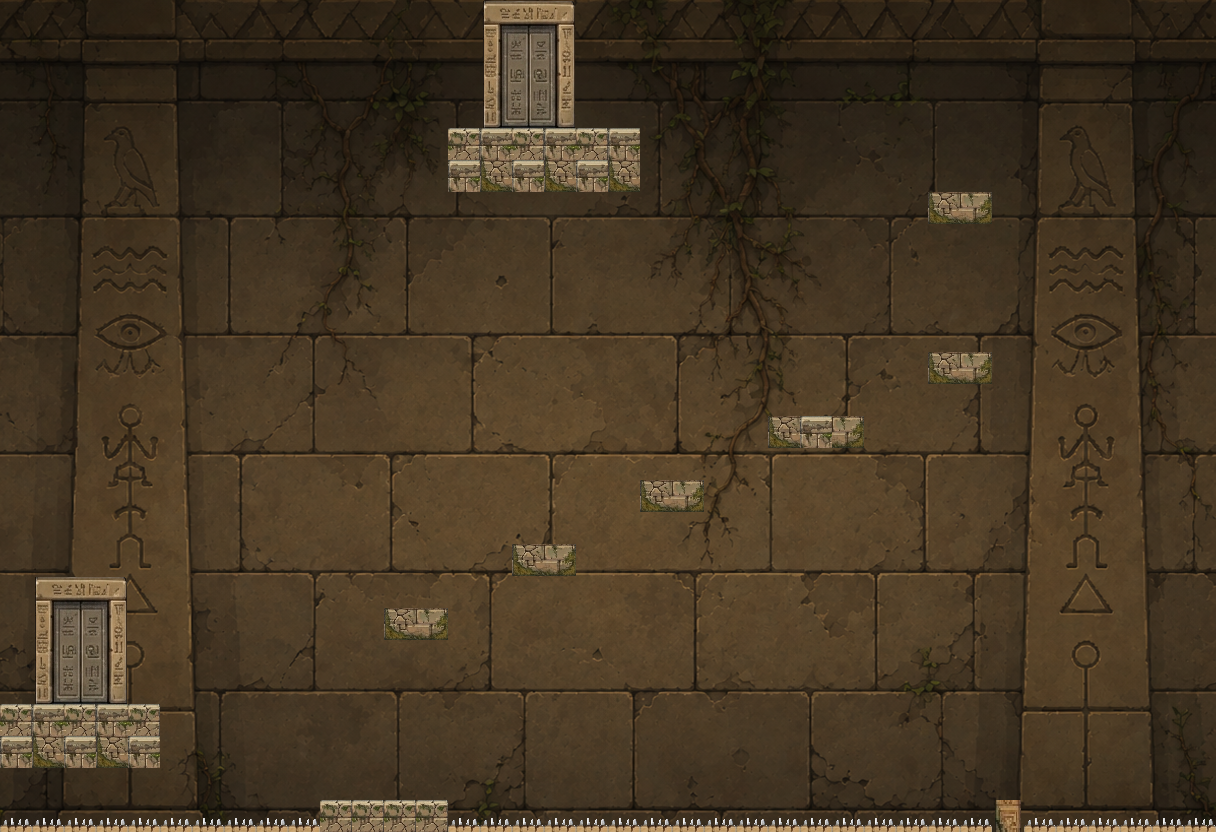

This is a level from a 2D game, rendered from its Tiled map with the project's own tilesets. A one-line summary and the map file follow, with tile-layer data summarised:
An orthogonal 38x26 tile map with 32x32 px tiles, 2 tile layers (Livello tile 1, Livello tile 2), 3 tilesets and 13 objects (6x solid, start, crollo, finish, leva, ...).

<map version="1.10" tiledversion="1.11.2" orientation="orthogonal" renderorder="right-down" width="38" height="26" tilewidth="32" tileheight="32" infinite="0" nextlayerid="51" nextobjectid="14">
 <properties>
  <property name="dimensionePersonaggio" type="float" value="57.6" />
  <property name="uscita" value="tocco" />
  <property name="titolo" value="Il pozzo di Anubi" />
  <property name="parallasse" type="float" value="0.75" />
 </properties>
 <tileset firstgid="1" source="Sfondo2.tsx" />
 <tileset firstgid="1537" source="GrigliaPresente.tsx" />
 <tileset firstgid="1693" source="Griglia.tsx" />
 <layer id="1" name="Livello tile 1" width="38" height="26">
  <data>[988 cells, 988 non-empty, 988 distinct tile ids]</data>
 </layer>
 <layer id="2" name="Livello tile 2" width="38" height="26">
  <data>[988 cells, 97 non-empty, 18 distinct tile ids]</data>
 </layer>
 <objectgroup id="50" name="oggetti">
  <object id="1" name="solid" x="0" y="704" width="160" height="64" />
  <object id="2" name="start" x="32" y="576" width="96" height="128" />
  <object id="3" name="solid" x="384" y="608" width="64" height="32" />
  <object id="4" name="solid" x="640" y="480" width="64" height="32" />
  <object id="5" name="crollo" x="928" y="352" width="64" height="32" />
  <object id="6" name="solid" x="928" y="192" width="64" height="32" />
  <object id="7" name="solid" x="448" y="128" width="192" height="64" />
  <object id="8" name="finish" x="480" y="0" width="96" height="128" />
  <object id="9" name="leva" x="384" y="576" width="32" height="32" />
  <object id="10" name="scarabeo" x="676" y="408" width="24" height="24" />
  <object id="11" name="geroglifico" x="96" y="664" width="32" height="40">
   <properties>
    <property name="testo" value="Il mio pozzo inghiotte chi esita. Non fidarti di cio' che vedi: anche le pietre mentono, se lo voglio io." />
   </properties>
  </object>
  <object id="12" name="solid" x="0" y="832" width="1216" height="32" />
  <object id="13" name="kill" x="0" y="813" width="1216" height="19" />
 </objectgroup>
</map>
